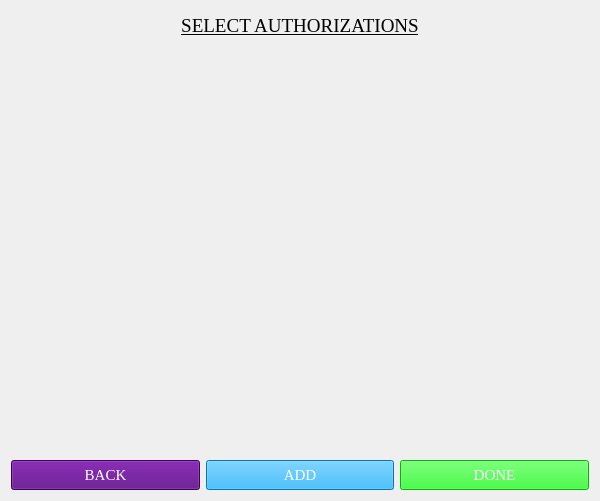
<?xml version="1.0" encoding="UTF-8"?>
<ui version="4.0">
 <class>Form</class>
 <widget class="QWidget" name="Form">
  <property name="geometry">
   <rect>
    <x>0</x>
    <y>0</y>
    <width>600</width>
    <height>501</height>
   </rect>
  </property>
  <property name="windowTitle">
   <string>Form</string>
  </property>
  <layout class="QGridLayout" name="gridLayout">
   <item row="0" column="1">
    <widget class="QLabel" name="Title">
     <property name="minimumSize">
      <size>
       <width>0</width>
       <height>30</height>
      </size>
     </property>
     <property name="maximumSize">
      <size>
       <width>16777215</width>
       <height>30</height>
      </size>
     </property>
     <property name="font">
      <font>
       <family>Georgia</family>
       <pointsize>14</pointsize>
       <stylestrategy>PreferAntialias</stylestrategy>
      </font>
     </property>
     <property name="text">
      <string>&lt;html&gt;&lt;head/&gt;&lt;body&gt;&lt;p&gt;&lt;span style=&quot; text-decoration: underline;&quot;&gt;SELECT AUTHORIZATIONS&lt;/span&gt;&lt;/p&gt;&lt;/body&gt;&lt;/html&gt;</string>
     </property>
     <property name="alignment">
      <set>Qt::AlignCenter</set>
     </property>
    </widget>
   </item>
   <item row="1" column="1">
    <widget class="QWidget" name="SelectionWindow" native="true"/>
   </item>
   <item row="2" column="1">
    <widget class="QWidget" name="widget_2" native="true">
     <property name="maximumSize">
      <size>
       <width>16777215</width>
       <height>30</height>
      </size>
     </property>
     <property name="baseSize">
      <size>
       <width>0</width>
       <height>0</height>
      </size>
     </property>
     <layout class="QGridLayout" name="gridLayout_2">
      <property name="leftMargin">
       <number>0</number>
      </property>
      <property name="topMargin">
       <number>0</number>
      </property>
      <property name="rightMargin">
       <number>0</number>
      </property>
      <property name="bottomMargin">
       <number>0</number>
      </property>
      <item row="0" column="0">
       <widget class="QPushButton" name="BacktoRes">
        <property name="sizePolicy">
         <sizepolicy hsizetype="Minimum" vsizetype="Expanding">
          <horstretch>0</horstretch>
          <verstretch>0</verstretch>
         </sizepolicy>
        </property>
        <property name="font">
         <font>
          <family>Georgia</family>
          <pointsize>11</pointsize>
          <stylestrategy>PreferAntialias</stylestrategy>
         </font>
        </property>
        <property name="styleSheet">
         <string notr="true">background-color: rgb(85, 0, 127);
color: rgb(255, 255, 255);</string>
        </property>
        <property name="text">
         <string>BACK</string>
        </property>
       </widget>
      </item>
      <item row="0" column="2">
       <widget class="QPushButton" name="Done">
        <property name="sizePolicy">
         <sizepolicy hsizetype="Minimum" vsizetype="Expanding">
          <horstretch>0</horstretch>
          <verstretch>0</verstretch>
         </sizepolicy>
        </property>
        <property name="font">
         <font>
          <family>Georgia</family>
          <pointsize>11</pointsize>
          <stylestrategy>PreferAntialias</stylestrategy>
         </font>
        </property>
        <property name="styleSheet">
         <string notr="true">background-color: rgb(0, 255, 0);
color: rgb(255, 255, 255);</string>
        </property>
        <property name="text">
         <string>DONE</string>
        </property>
       </widget>
      </item>
      <item row="0" column="1">
       <widget class="QPushButton" name="AddOfficer">
        <property name="sizePolicy">
         <sizepolicy hsizetype="Minimum" vsizetype="Expanding">
          <horstretch>0</horstretch>
          <verstretch>0</verstretch>
         </sizepolicy>
        </property>
        <property name="font">
         <font>
          <family>Georgia</family>
          <pointsize>11</pointsize>
          <stylestrategy>PreferAntialias</stylestrategy>
         </font>
        </property>
        <property name="styleSheet">
         <string notr="true">background-color: rgb(0, 170, 255);
color: rgb(255, 255, 255);</string>
        </property>
        <property name="text">
         <string>ADD</string>
        </property>
       </widget>
      </item>
     </layout>
    </widget>
   </item>
  </layout>
 </widget>
 <resources/>
 <connections/>
</ui>
